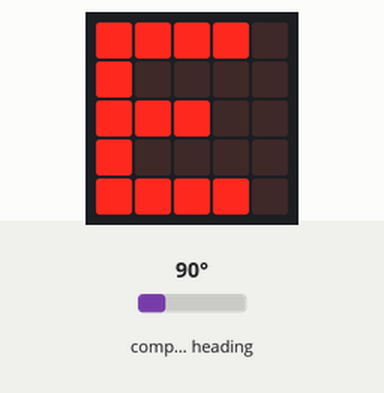
Recording of a program running on a simulated BBC micro:bit (MakeCode). Parts: the board's 5×5 LED display. The test bench sets the inputs (shaded band); at power-on: compass heading 90°. The compass is already calibrated.

Above: at 1.2 s.
1.3 s: compass heading set to 47°
2.8 s: compass heading set to 40°
At 4.1 s:
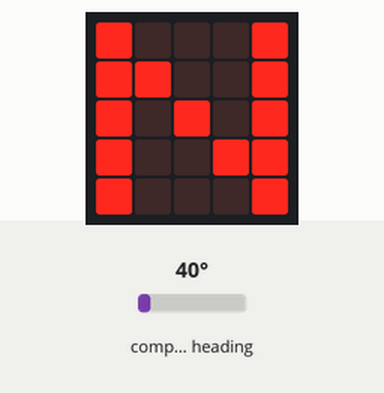
4.5 s: compass heading set to 51°
At 5.5 s:
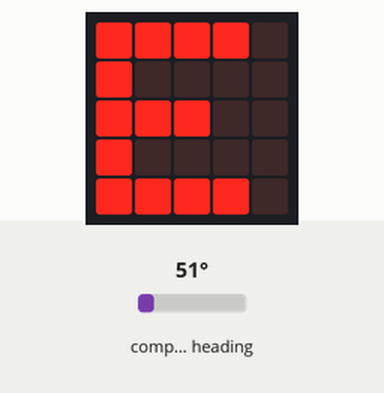
6.1 s: compass heading set to 130°
7.6 s: compass heading set to 143°
At 8.3 s:
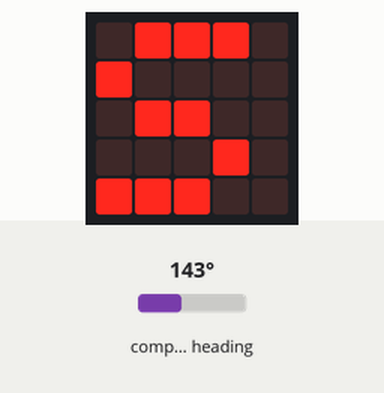
9.2 s: compass heading set to 269°
At 9.8 s:
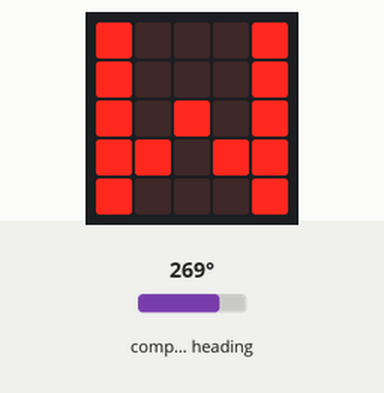
Timing chart, 0 to 11.7 s (numbered marks = the images above; inputs shaded):
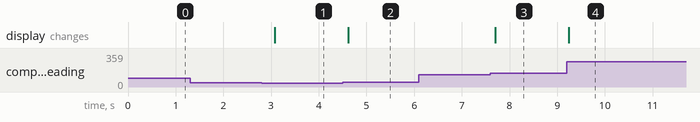

Measured:
- the behaviour switches between 45 and 44° on compass heading (found by bisection; images 0 and 1)
- the behaviour switches between 46 and 47° on compass heading (found by bisection; images 1 and 2)
- the behaviour switches between 136 and 137° on compass heading (found by bisection; images 2 and 3)
- after the input at 1.3 s, every drawn part: stays the same
- after the input at 2.8 s, the display: changes after 0.28 s (image 1)
- after the input at 4.5 s, the display: changes after 0.12 s (image 2)
- after the input at 6.1 s, every drawn part: stays the same
- after the input at 7.6 s, the display: changes after 0.10 s (image 3)
- after the input at 9.2 s, the display: changes at once (image 4)

The program:

main.ts
```typescript
let arrowDirections = function(deg: number){
    if((deg > 315 || deg > 0) && deg < 45) {
        return basic.showString("N") //images.arrowImage(ArrowNames.North)
    }
    if(deg > 46 && deg < 135) {
        return basic.showString("E") //images.arrowImage(ArrowNames.East)
    }
    if(deg > 136 && deg < 225) {
        return basic.showString("S") //images.arrowImage(ArrowNames.South)
    }
    if(deg > 226 && deg < 314) {
        return basic.showString("W") //images.arrowImage(ArrowNames.West)
    }
    return images.arrowImage(ArrowNames.North);
}

basic.forever(function () {arrowDirections(input.compassHeading())})
```

test.ts
```typescript
// tests go here; this will not be compiled when this package is used as a library
```
